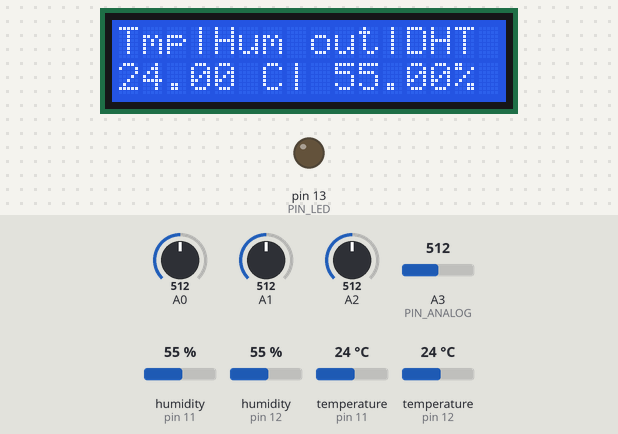
The sketch below on a simulated Arduino Uno, built with avr-gcc and run on an emulated ATmega328P. Parts: 16×2 character LCD, output pins drawn as LEDs (lit = HIGH). The inputs (shaded band) are chosen by the test bench; at power-on: A0 = 512, A3 (PIN_ANALOG) = 512, A1 = 512, A2 = 512, humidity (sensors on pin 11, pin 12) 55 %, temperature (sensors on pin 11, pin 12) 24 °C.

Above: at 1.2 s.
1.3 s: A0 set to 397
3.5 s: A0 set to 361
At 5.2 s:
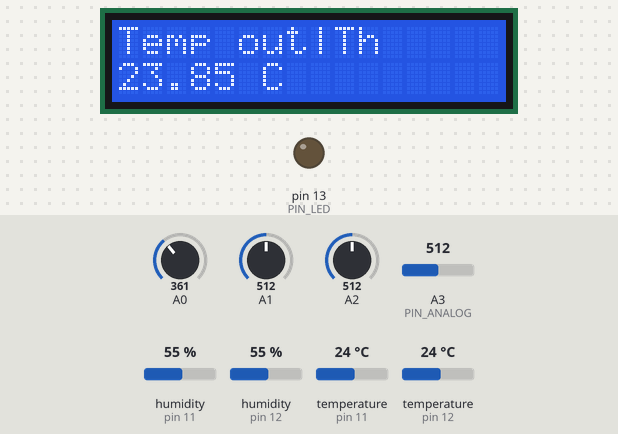
6.0 s: A0 set to 209
7.9 s: A0 set to 185
At 9.9 s:
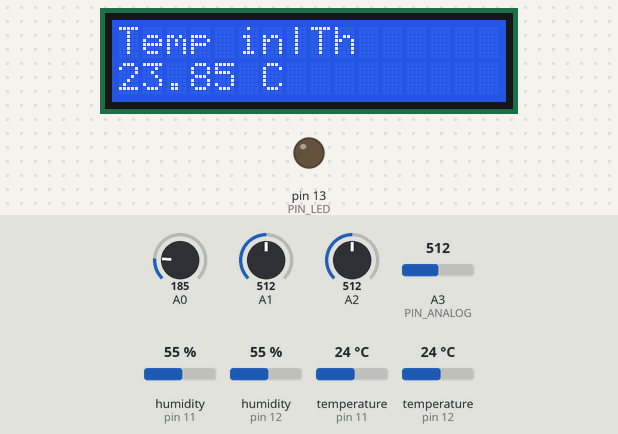
10.4 s: A3 (PIN_ANALOG) set to 13
11.9 s: A3 (PIN_ANALOG) set to 10
At 13.3 s:
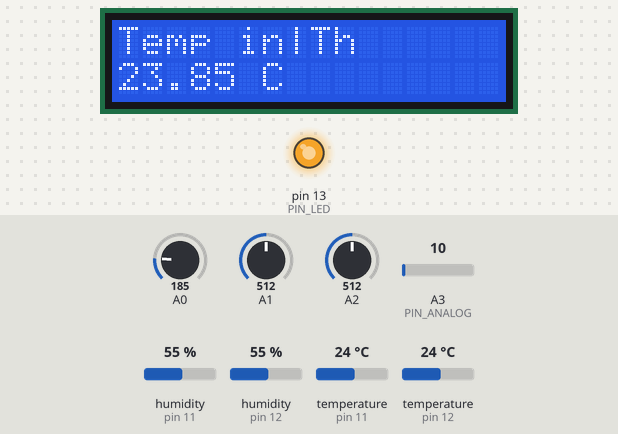
Timing chart, 0 to 14.4 s (numbered marks = the images above; inputs shaded):
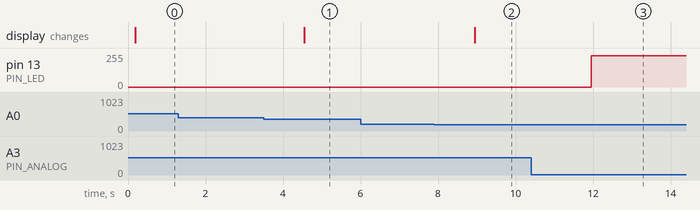

Measured:
- the behaviour switches between 380 and 379 on A0 (found by bisection; images 0 and 1)
- the behaviour switches between 195 and 194 on A0 (found by bisection; images 1 and 2)
- the behaviour switches between 12 and 11 on A3 (PIN_ANALOG) (found by bisection; images 2 and 3)
- after the input at 3.5 s, the display: changes after 1.0 s (image 1)
- after the input at 7.9 s, the display: changes after 1.1 s (image 2)
- after the input at 11.9 s, pin 13 (PIN_LED): 0/255 → 234/255 after 0.05 s

The sketch:

uno.ino
```cpp
#include <SoftwareSerial.h>
#include <LiquidCrystal.h>
#include <Wire.h>
#include "DHT.h"

#define DHTPIN1 12
#define DHTPIN2 11
#define DHTTYPE DHT11
#define MIN_VOLTAGE 600
#define VREF 5000
#define PIN_LED 13
#define PIN_ANALOG 3
#define MAX_ITERS 20
#define DEBUG true
#define btnRIGHT  0
#define btnUP     1
#define btnDOWN   2
#define btnLEFT   3
#define btnSELECT 4
#define btnNONE   5

SoftwareSerial esp8266(1,0);
LiquidCrystal lcd(8,9,4,5,6,7);
DHT dht1(DHTPIN1, DHTTYPE);
DHT dht2(DHTPIN2, DHTTYPE);

int lcd_key=0;
int adc_key_in  = 0;
int p = 0, l=0;
int ADC_VALUE;
int ITER;
float VOLTAGE;
float DUST;
float AVG_DUST;
int ThermistorPin[2] = {1, 2};
int Vo;
float R1 = 10000;
float logR2, R2, Tc[2];
int T;
char aa[5];
String comV1, comV2, comV3, pV1, pV2, pV3;
float c1 = 1.009249522e-03, c2 = 2.378405444e-04, c3 = 2.019202697e-07;
double r_check[5] = {0, 0, 0, 0, 0};
int r_check_l = 0;
double s_time = 0;
char inti;
int t=0;

//dust sensor
float computeDust()
{
	digitalWrite(PIN_LED, HIGH);
	delayMicroseconds(280);
	ADC_VALUE = analogRead(PIN_ANALOG);
	digitalWrite(PIN_LED, LOW);
	VOLTAGE = (VREF / 1024.0) * ADC_VALUE * 11;

	if (VOLTAGE > MIN_VOLTAGE)
	{
		return (VOLTAGE - MIN_VOLTAGE) * 0.2;
	}

	return 0;
}

//lcd
int read_LCD_buttons()
{
	adc_key_in = analogRead(0);

    if (adc_key_in > 1000) return btnNONE;
    if (adc_key_in < 50)   return btnRIGHT;
    if (adc_key_in < 195)  return btnUP;
    if (adc_key_in < 380)  return btnDOWN;
    if (adc_key_in < 555)  return btnLEFT;
    if (adc_key_in < 790)  return btnSELECT;

    return btnNONE;
}

void setup()
{
	Serial.begin(115200);
	Wire.begin(8);
	Wire.onReceive(receiveEvent);
	Wire.onRequest(requestEvent);
	lcd.begin(16, 2);

	pinMode(PIN_LED, OUTPUT);
	digitalWrite(PIN_LED, LOW);

	dht1.begin();
	dht2.begin();
}

//thermistor
void pTER()
{
	comV1="";
    comV1+="id=****&";

	for (int i = 0; i<2; i++)
	{
		Vo = analogRead(ThermistorPin[i]);
		R2 = R1 * (1023.0 / (float)Vo - 1.0);
		logR2 = log(R2);
		T = (int)round((100.0 / (c1 + c2*logR2 + c3*logR2*logR2*logR2)));
		Tc[i] = T/100 - 273.15;
		itoa(T, aa, 10);

		if(i == 0)
		{
			comV1 += "T1=";
			comV1 += aa;
			comV1 += "&";
		}
		else if (i ==1)
		{
			comV1 += "T2=";
			comV1 += aa;
			comV1 += "&";
		}
	}

	pV1=comV1;
}

//dht
void pDHTo()
{
	comV2="";
	T = ((dht1.readTemperature()+273.15)*100);

    itoa(T, aa, 10);
    comV2 += "DTO=";
    comV2 += aa;
    comV2 +="&";

	T = (dht1.readHumidity());

    itoa(T, aa, 10);
    comV2 += "DHO=";
    comV2 += aa;
    comV2 +="&";
    pV2=comV2;
}

//dht
void pDHTi()
{
	comV3="";
	T = ((dht2.readTemperature()+273.15)*100);

    itoa(T, aa, 10);
    comV3 += "DTI=";
    comV3 += aa;
    comV3 +="&";

	T = (dht2.readHumidity());

    itoa(T, aa, 10);
    comV3 += "DHI=";
    comV3 += aa;
    comV3 +="&";
}

//dust sensor
void pDUST()
{
    AVG_DUST = 0;
	ITER = 0;

	while (ITER < MAX_ITERS)
	{
		DUST = computeDust();
		if (DUST > 0)
		{
			AVG_DUST += DUST;
			ITER++;
			delay(50);
		}
	}

	AVG_DUST /= MAX_ITERS;
	AVG_DUST *= 100;

	aa[0] = "0";
	itoa(AVG_DUST, aa, 10);

	String pom = aa;

	if (pom.length() == 4)
		pom = "0" + pom;
	else if(pom.length() == 6)
		pom = "00000";

	comV3 += "DUST=" ;
	comV3 +=  pom;
	pV3=comV3;
}

//lcd
void smart_lcd()
{
	if(millis() - l > 10000)
		pinMode(10,OUTPUT);

	lcd.setCursor(0,0);
	lcd_key = read_LCD_buttons();

	if(lcd_key != 5)
	{
		pinMode(10,INPUT);
		l=millis();
		lcd.begin(16, 2);

		switch (lcd_key)
		{
			case 2:
			{
				lcd.clear();
				lcd.print("Temp out|Th");
				lcd.setCursor(0,1);
				lcd.print(Tc[1]);
				lcd.print(" C");
				p++;
				break;
			}

			case 1:
			{
				lcd.clear();
				lcd.print("Temp in|Th");
				lcd.setCursor(0,1);
				lcd.print(Tc[0]);
				lcd.print(" C");
				p++;
				break;
			}

			case 4:
			{
				lcd.clear();
				lcd.print("Tmp|Hum in|DHT");
				lcd.setCursor(0,1);
				lcd.print(dht2.readTemperature());
				lcd.print("C ");
				lcd.print("| ");
				lcd.print(dht2.readHumidity());
				lcd.print("%");
				p++;
				break;
			}

			case 3:
			{
				lcd.clear();
				lcd.print("Tmp|Hum out|DHT");
				lcd.setCursor(0,1);
				lcd.print(dht1.readTemperature());
				lcd.print(" C");
				lcd.print("| ");
				lcd.print(dht1.readHumidity());
				lcd.print("%");
				p++;
				break;
			}

			case 0:
			{
				lcd.clear();
				lcd.print("Dust out");
				lcd.setCursor(0,1);
				lcd.print(AVG_DUST/100);
				lcd.print(" ug/m3");
				p=0;
				break;
			}
		}
	}
}

void loop()
{
	smart_lcd();
	pTER();
	pDHTo();
	pDHTi();
	pDUST();
}

void receiveEvent()
{
	while(0 < Wire.available())
	{
		inti = Wire.read();
	}
}


void requestEvent()
{
	//send data to nano on request
	switch (inti)
	{
		case '0':
		{
			char b0[27];
			pV1.toCharArray(b0, 27);
			Wire.write(b0,27);
			break;
		}

		case '1':
		{
			char b1[18];
			pV2.toCharArray(b1, 18);
			Wire.write(b1,18);
			break;
		}

		case '2':
		{
			char b2[28];
			pV3.toCharArray(b2, 28);
			Wire.write(b2);
			break;
		}
	}
}
```
